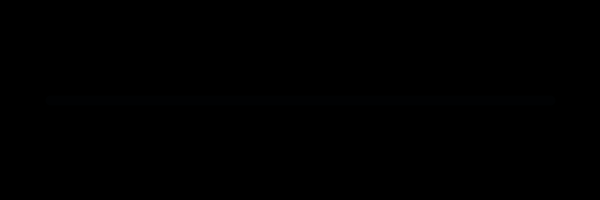
Frame 1 (no input)
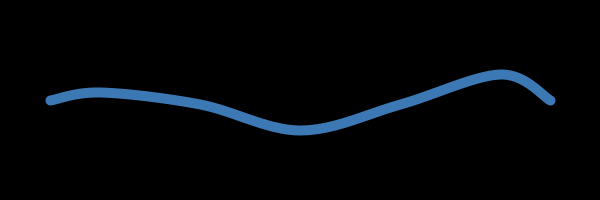
Frame 60 (the mouse pressed at the canvas centre just before this capture)
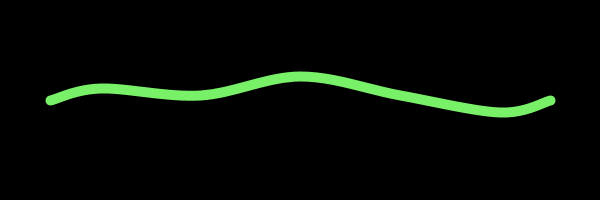
Frame 120 (the mouse held since frame 60 and released just before this capture)

The Processing sketch that drew these frames (run headless with seeded random() and noise(); from frame 60 on, the mouse is pressed at the canvas centre):

// Processing sketch: processing_166764
// ── processing_166764.pde

class Dot {
  int x, y, oy;
  int dy;
  int del;
  int dir;
  int range;
  float speed;
  
  Dot(int _x, int _y, int _range, float _speed) {
   x=_x; y=_y; del=0;
    oy=y;
    dir = (int)random(0,1);
    range = _range;
    dy = range/50;
    speed = _speed;
  } 
    void move() {
     if(dir == 0) {
      y += range*Math.sin(del*3.4/180*speed);
      del+=1;
      if(y >= (oy+range)) {
       dir = 1;
       y = oy+range; 
      }
     }
    else {
     y -= range*Math.sin(del*3.14/180*speed);
      del+=1;
      if(y <= (oy-range)) {
       dir = 0;
       y = oy-range; 
      }
     } 
    }
  }
  
  Dot dot1 = new Dot(100, 100, 20, 0.1);
  Dot dot2 = new Dot(200, 100, 30, 0.2);
  Dot dot3 = new Dot(300, 100, 30, 0.3);
  Dot dot4 = new Dot(400, 100, 30, 0.2);
  Dot dot5 = new Dot(500, 100, 30, 0.1);
  
  void setup() {
    size(600, 200);
  }
  
  int r=0,g=0,b=0;
  
  void draw() {
   background(0);
  
   dot1.move();
   dot2.move();
   dot3.move();
   dot4.move();
   dot5.move();
    
    r+=1;
    g+=2;
    b+=3;
    
    stroke(r%256,g%256,b%256);
    strokeWeight(10);
    
    noFill();
    beginShape();
    curveVertex(50, 100);
    curveVertex(50, 100);
    curveVertex(dot1.x, dot1.y);
    curveVertex(dot2.x, dot2.y);
    curveVertex(dot3.x, dot3.y);
    curveVertex(dot4.x, dot4.y);
    curveVertex(dot5.x, dot5.y);
    curveVertex(550, 100);
    curveVertex(550, 100);
    endShape();
   }
  
  
